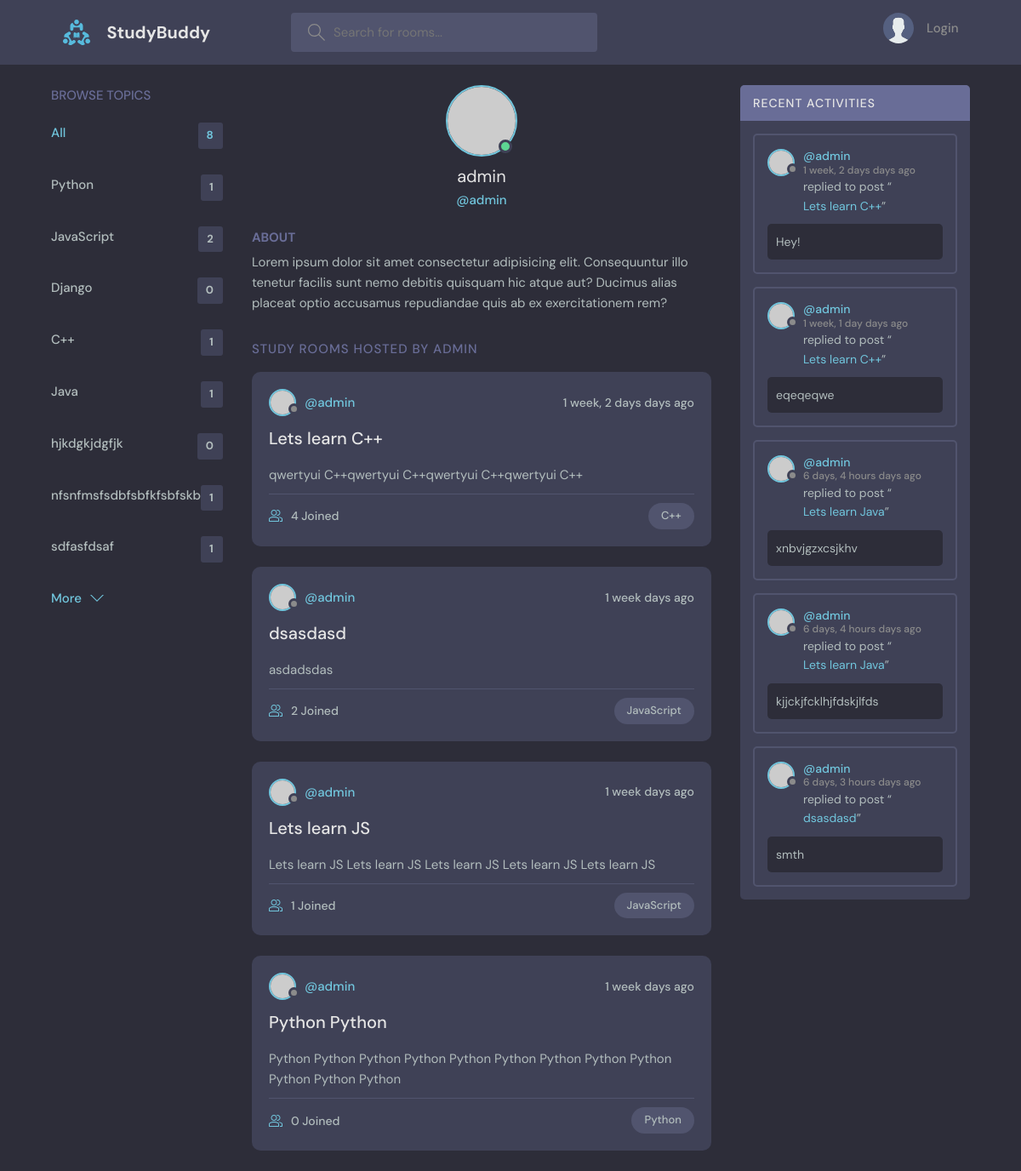
Page /profile/1/ on the committed database.
### base/models.py (models this page shows, shortened)
class Topic(models.Model):
    name = models.CharField(max_length=200)

class Room(models.Model):
    host = models.ForeignKey(User, on_delete=models.SET_NULL, null=True)
    name = models.CharField(max_length=200)
    description = models.TextField(blank=True, null=True)
    participants = models.ManyToManyField(User, related_name='participants', blank=True)
    topic = models.ForeignKey(Topic, on_delete=models.SET_NULL, null=True)
    created = models.DateTimeField(auto_now_add=True)
    updated = models.DateTimeField(auto_now=True)
    class Meta:
        ordering = ['-updated', '-created']

class Message(models.Model):
    user = models.ForeignKey(User, on_delete=models.CASCADE)
    room = models.ForeignKey(Room, on_delete=models.CASCADE)
    body = models.TextField()
    created = models.DateTimeField(auto_now_add=True)
    updated = models.DateTimeField(auto_now=True)

### base/views.py (the view)
# urls.py: path('profile/<str:pk>/', views.userProfile, name="user-profile"),
def userProfile(request, pk):
    user = User.objects.get(id=pk)
    rooms = user.room_set.all()
    room_messages = user.message_set.all()
    topics = Topic.objects.all()
    context = {'user': user, 'rooms': rooms,
               'room_messages': room_messages, 'topics': topics}
    return render(request, 'base/profile.html', context)

### templates/base/profile.html (shortened to what this page needs)
{% extends 'main.html' %}
{% block content %}
  <main class="profile-page layout layout--3">
    <div class="container">
      {% include 'base/topics_component.html' %}
      <div class="roomList">
        <div class="profile">
          <div class="profile__avatar">
            <div class="avatar avatar--large active">
              <img src="https://randomuser.me/api/portraits/men/11.jpg" />
            </div>
          </div>
          <div class="profile__info">
            <h3>{{user.username}}</h3>
            <p>@{{user.username}}</p>
          </div>
          <div class="profile__about">
            <h3>About</h3>
            <p>
              Lorem ipsum dolor sit amet consectetur adipisicing elit. Consequuntur illo tenetur
              facilis sunt nemo debitis quisquam hic atque aut? Ducimus alias placeat optio
              accusamus repudiandae quis ab ex exercitationem rem?
            </p>
          </div>
        </div>
        <div class="roomList__header">
          <div>
            <h2>Study Rooms Hosted by {{user.username}}</a>
            </h2>
          </div>
        </div>
        {% include 'base/feed_component.html' %}
      </div>
      <div class="activities">
        <div class="activities__header">
          <h2>Recent Activities</h2>
        </div>
        {% include 'base/activity_component.html' %}
      </div>
    </div>
  </main>
{% endblock content %}

### templates/main.html (shortened to what this page needs)
<!DOCTYPE html>
{% load static %}
<html lang="en">
  <head>
    <link rel="stylesheet" href="{% static 'styles/style.css' %}" />
  </head>
  <body>
    {% include 'navbar.html' %}
    {% block content %}
    {% endblock %}
  </body>
</html>

### templates/navbar.html (shortened to what this page needs)
{% load static %}
<header class="header header--loggedIn">
    <div class="container">
      <a href="{% url 'home' %}" class="header__logo">
        <img src="{% static 'images/logo.svg' %}" />
        <h1>StudyBuddy</h1>
      </a>
      <form class="header__search" method="GET" action="{% url 'home' %}">
        <label>
          <input name="q" placeholder="Search for rooms..." />
        </label>
      </form>
      <nav class="header__menu">
        {% if request.user.is_authenticated %}
        <div class="header__user">
          <a href="{% url 'user-profile' request.user.id %}">
            <div class="avatar avatar--medium active">
              <img src="https://randomuser.me/api/portraits/men/37.jpg" />
            </div>
            <p>{{request.user.username}} <span>@{{request.user.username}}</span></p>
          </a>
          <button class="dropdown-button">
            <svg version="1.1" xmlns="http://www.w3.org/2000/svg" width="32" height="32" viewBox="0 0 32 32">
              <title>chevron-down</title>
              <path d="M16 21l-13-13h-3l16 16 16-16h-3l-13 13z"></path>
            </svg>
          </button>
        </div>
        {% else %}
        <a href="{% url 'login' %}">
          <img src="{% static 'images/avatar.svg' %}" />
          <p>Login</p>
        </a>
        {% endif %}
      </nav>
    </div>
  </header>

### templates/base/topics_component.html
<div class="topics">
    <div class="topics__header">
      <h2>Browse Topics</h2>
    </div>
    <ul class="topics__list">
      <li>
        <a href="{% url 'home' %}" class="active">All <span>{{topics.count}}</span></a>
      </li>
      {% for topic in topics %}
        <li>
            <a href="{% url 'home' %}?q={{topic.name}}">{{topic.name}} <span>{{topic.room_set.all.count}}</span></a>
        </li>
      {% endfor %}
    </ul>
    <a class="btn btn--link" href="{% url 'topics' %}">
      More
      <svg version="1.1" xmlns="http://www.w3.org/2000/svg" width="32" height="32" viewBox="0 0 32 32">
        <title>chevron-down</title>
        <path d="M16 21l-13-13h-3l16 16 16-16h-3l-13 13z"></path>
      </svg>
    </a>
  </div>

### templates/base/feed_component.html (shortened to what this page needs)
{% for room in rooms %}
          <div class="roomListRoom">
            <div class="roomListRoom__header">
              <a href="{% url 'user-profile' room.host.id %}" class="roomListRoom__author">
                <div class="avatar avatar--small">
                  <img src="https://randomuser.me/api/portraits/women/11.jpg" />
                </div>
                <span>@{{ room.host.username }}</span>
              </a>
              <div class="roomListRoom__actions">
                <span>{{ room.created|timesince }} days ago</span>
              </div>
            </div>
            <div class="roomListRoom__content">
              <a href="{% url 'room' room.id %}">{{room.name}}</a>
              <p>
                {{room.description}}
              </p>
            </div>
            <div class="roomListRoom__meta">
              <a href="{% url 'room' room.id %}" class="roomListRoom__joined">
                {{room.participants.count}} Joined
              </a>
              <p class="roomListRoom__topic">{{room.topic.name}}</p>
            </div>
          </div>
          {% endfor %}

### templates/base/activity_component.html (shortened to what this page needs)
{% for message in room_messages %}
<div class="activities__box">
    <div class="activities__boxHeader roomListRoom__header">
      <a href="{% url 'user-profile' message.user.id %}" class="roomListRoom__author">
        <div class="avatar avatar--small">
          <img src="https://randomuser.me/api/portraits/women/11.jpg" />
        </div>
        <p>
          @{{ message.user.username }}
          <span>{{message.created|timesince}} days ago</span>
        </p>
      </a>
    </div>
    <div class="activities__boxContent">
      <p>replied to post “<a href="{% url 'room' message.room.id %}">{{message.room.name}}</a>”</p>
      <div class="activities__boxRoomContent">
        {{message.body}}
      </div>
    </div>
  </div>
{% endfor %}

### rows in the picture
Topic: name "Python", room_set.all.count "1"
Topic: name "JavaScript", room_set.all.count "2"
Topic: name "Django", room_set.all.count "0"
Topic: name "C++", room_set.all.count "1"
Topic: name "Java", room_set.all.count "1"
Topic: name "hjkdgkjdgfjk", room_set.all.count "0"
Topic: name "nfsnfmsfsdbfsbfkfsbfskb", room_set.all.count "1"
Topic: name "sdfasfdsaf", room_set.all.count "1"
Room: host.username "admin", created "1 week, 2 days", name "Lets learn C++", description "qwertyui C++qwertyui C++qwertyui C++qwertyui C++", participants.count "4", topic.name "C++"
Room: host.username "admin", created "1 week", name "dsasdasd", description "asdadsdas", participants.count "2", topic.name "JavaScript"
Room: host.username "admin", created "1 week", name "Lets learn JS", description "Lets learn JS Lets learn JS Lets learn JS Lets learn JS Lets learn JS", participants.count "1", topic.name "JavaScript"
Room: host.username "admin", created "1 week", name "Python Python", description "Python Python Python Python Python Python Python Python Python Python Python Python", participants.count "0", topic.name "Python"
Message: user.username "admin", created "1 week, 2 days", room.name "Lets learn C++", body "Hey!"
Message: user.username "admin", created "1 week, 1 day", room.name "Lets learn C++", body "eqeqeqwe"
Message: user.username "admin", created "6 days, 4 hours", room.name "Lets learn Java", body "xnbvjgzxcsjkhv"
Message: user.username "admin", created "6 days, 4 hours", room.name "Lets learn Java", body "kjjckjfcklhjfdskjlfds"
Message: user.username "admin", created "6 days, 3 hours", room.name "dsasdasd", body "smth"

### other values in the picture
{{ topics.count }} "8"
{{ user.username }} "admin"
{{ user.username }} "ADMIN"
